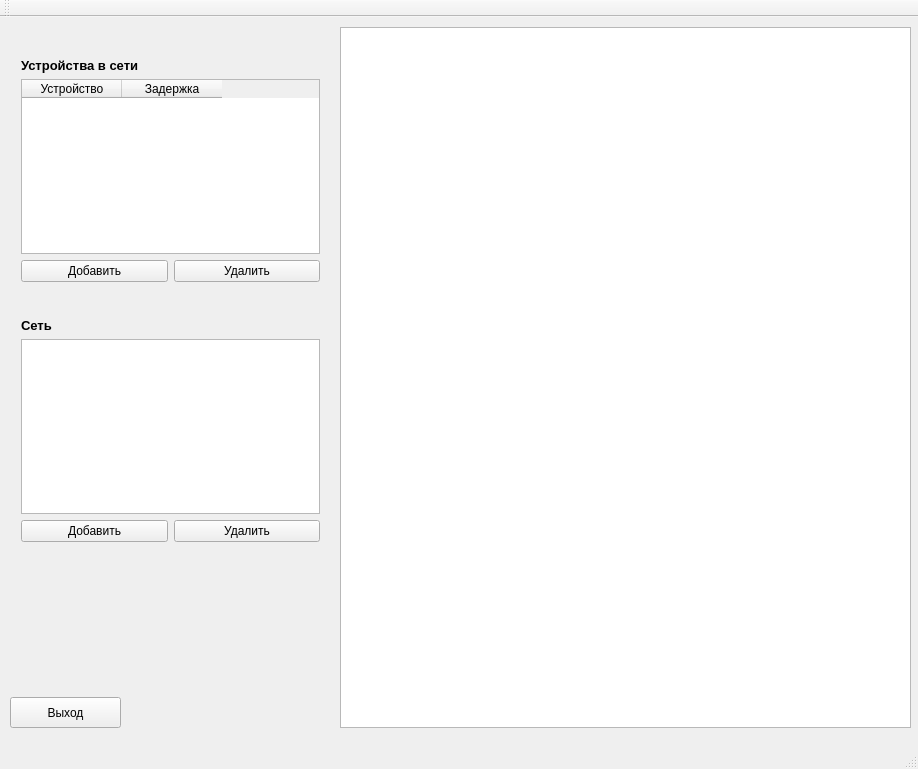
<?xml version="1.0" encoding="UTF-8"?>
<ui version="4.0">
 <class>MainWindow</class>
 <widget class="QMainWindow" name="MainWindow">
  <property name="geometry">
   <rect>
    <x>0</x>
    <y>0</y>
    <width>918</width>
    <height>769</height>
   </rect>
  </property>
  <property name="windowTitle">
   <string>Моделирование БВК</string>
  </property>
  <property name="windowIcon">
   <iconset resource="resource.qrc">
    <normaloff>:/icon/logo/icon.png</normaloff>:/icon/logo/icon.png</iconset>
  </property>
  <property name="windowOpacity">
   <double>1.000000000000000</double>
  </property>
  <property name="iconSize">
   <size>
    <width>24</width>
    <height>24</height>
   </size>
  </property>
  <property name="toolButtonStyle">
   <enum>Qt::ToolButtonFollowStyle</enum>
  </property>
  <property name="documentMode">
   <bool>false</bool>
  </property>
  <widget class="QWidget" name="centralWidget">
   <widget class="QGraphicsView" name="graphicsView">
    <property name="geometry">
     <rect>
      <x>340</x>
      <y>10</y>
      <width>571</width>
      <height>701</height>
     </rect>
    </property>
   </widget>
   <widget class="QPushButton" name="pushButton_5">
    <property name="geometry">
     <rect>
      <x>10</x>
      <y>680</y>
      <width>111</width>
      <height>31</height>
     </rect>
    </property>
    <property name="text">
     <string>Выход</string>
    </property>
    <property name="icon">
     <iconset resource="resource.qrc">
      <normaloff>:/icon/logo/exit.png</normaloff>:/icon/logo/exit.png</iconset>
    </property>
   </widget>
   <widget class="QWidget" name="layoutWidget">
    <property name="geometry">
     <rect>
      <x>10</x>
      <y>30</y>
      <width>321</width>
      <height>246</height>
     </rect>
    </property>
    <layout class="QVBoxLayout" name="verticalLayout_2">
     <item>
      <widget class="QLabel" name="label">
       <property name="font">
        <font>
         <pointsize>10</pointsize>
         <weight>75</weight>
         <italic>false</italic>
         <bold>true</bold>
        </font>
       </property>
       <property name="text">
        <string>Устройства в сети</string>
       </property>
      </widget>
     </item>
     <item>
      <layout class="QVBoxLayout" name="verticalLayout">
       <item>
        <widget class="QTableWidget" name="tableWidget">
         <column>
          <property name="text">
           <string>Устройство</string>
          </property>
         </column>
         <column>
          <property name="text">
           <string>Задержка</string>
          </property>
         </column>
        </widget>
       </item>
       <item>
        <layout class="QHBoxLayout" name="horizontalLayout">
         <item>
          <widget class="QPushButton" name="pushButton">
           <property name="text">
            <string>Добавить</string>
           </property>
          </widget>
         </item>
         <item>
          <widget class="QPushButton" name="pushButton_2">
           <property name="text">
            <string>Удалить</string>
           </property>
          </widget>
         </item>
        </layout>
       </item>
      </layout>
     </item>
    </layout>
   </widget>
   <widget class="QWidget" name="layoutWidget">
    <property name="geometry">
     <rect>
      <x>10</x>
      <y>290</y>
      <width>321</width>
      <height>246</height>
     </rect>
    </property>
    <layout class="QVBoxLayout" name="verticalLayout_4">
     <item>
      <widget class="QLabel" name="label_2">
       <property name="font">
        <font>
         <pointsize>10</pointsize>
         <weight>75</weight>
         <bold>true</bold>
        </font>
       </property>
       <property name="text">
        <string>Сеть</string>
       </property>
      </widget>
     </item>
     <item>
      <layout class="QVBoxLayout" name="verticalLayout_3">
       <item>
        <widget class="QTableWidget" name="tableWidget_2"/>
       </item>
       <item>
        <layout class="QHBoxLayout" name="horizontalLayout_2">
         <item>
          <widget class="QPushButton" name="pushButton_3">
           <property name="text">
            <string>Добавить</string>
           </property>
          </widget>
         </item>
         <item>
          <widget class="QPushButton" name="pushButton_4">
           <property name="text">
            <string>Удалить</string>
           </property>
          </widget>
         </item>
        </layout>
       </item>
      </layout>
     </item>
    </layout>
   </widget>
  </widget>
  <widget class="QMenuBar" name="menuBar">
   <property name="geometry">
    <rect>
     <x>0</x>
     <y>0</y>
     <width>918</width>
     <height>21</height>
    </rect>
   </property>
  </widget>
  <widget class="QToolBar" name="mainToolBar">
   <attribute name="toolBarArea">
    <enum>TopToolBarArea</enum>
   </attribute>
   <attribute name="toolBarBreak">
    <bool>false</bool>
   </attribute>
  </widget>
  <widget class="QStatusBar" name="statusBar"/>
 </widget>
 <layoutdefault spacing="6" margin="11"/>
 <resources>
  <include location="resource.qrc"/>
 </resources>
 <connections>
  <connection>
   <sender>pushButton_5</sender>
   <signal>clicked()</signal>
   <receiver>MainWindow</receiver>
   <slot>close()</slot>
   <hints>
    <hint type="sourcelabel">
     <x>99</x>
     <y>726</y>
    </hint>
    <hint type="destinationlabel">
     <x>138</x>
     <y>727</y>
    </hint>
   </hints>
  </connection>
 </connections>
</ui>
